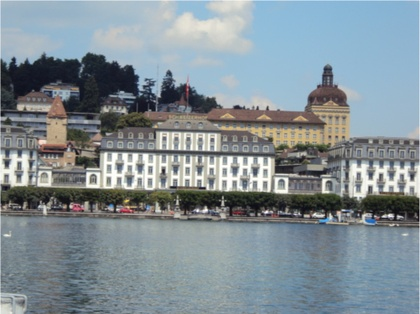
%> input picture Stitch Images/code/1.JPG, 420 x 314 px, shrunk from 501 x 375 before the run
$ octave --eval "result = get_feats(rgb2gray(imread('1.JPG')));"   (GNU Octave 9; MATLAB toolbox functions it lacks are replaced by stand-ins)
%> lines starting %> are read from the running program, lines starting %| are printed output that depends on the picture
### Stitch Images/code/harris.m
% HARRIS - Harris corner detector
%
% Usage:  [cim, r, c] = harris(im, sigma, thresh, radius, disp)
%
% Arguments:
%            im     - image to be processed.
%            sigma  - standard deviation of smoothing Gaussian. Typical
%                     values to use might be 1-3.
%            thresh - threshold (optional). Try a value ~1000.
%            radius - radius of region considered in non-maximal
%                     suppression (optional). Typical values to use might
%                     be 1-3.
%            disp   - optional flag (0 or 1) indicating whether you want
%                     to display corners overlayed on the original
%                     image. This can be useful for parameter tuning.
%
% Returns:
%            cim    - binary image marking corners.
%            r      - row coordinates of corner points.
%            c      - column coordinates of corner points.
%
% If thresh and radius are omitted from the argument list 'cim' is returned
% as a raw corner strength image and r and c are returned empty.

% Reference:
% C.G. Harris and M.J. Stephens. "A combined corner and edge detector",
% Proceedings Fourth Alvey Vision Conference, Manchester.
% pp 147-151, 1988.
%
% Author:
% Peter Kovesi
% Department of Computer Science & Software Engineering
% The University of Western Australia
% pk@cs.uwa.edu.au  www.cs.uwa.edu.au/~pk
%
% March 2002

function [cim, r, c] = harris(im, sigma, thresh, radius, disp)
%> called with sigma = 3, thresh = 1000, radius = 3, disp = 0

    error(nargchk(2,5,nargin));

    dx = [-1 0 1; -1 0 1; -1 0 1]; % Derivative masks
    dy = dx';

    Ix = conv2(im, dx, 'same');    % Image derivatives
    Iy = conv2(im, dy, 'same');

    % Generate Gaussian filter of size 6*sigma (+/- 3sigma) and of
    % minimum size 1x1.
    g = fspecial('gaussian',max(1,fix(6*sigma)), sigma);

    Ix2 = conv2(Ix.^2, g, 'same'); % Smoothed squared image derivatives
    Iy2 = conv2(Iy.^2, g, 'same');
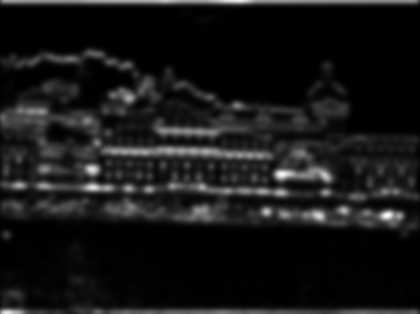
%> Iy2: size 314x420 double; min 0.305, max 62405, mean 5732.7; drawn with min black and max white
    Ixy = conv2(Ix.*Iy, g, 'same');
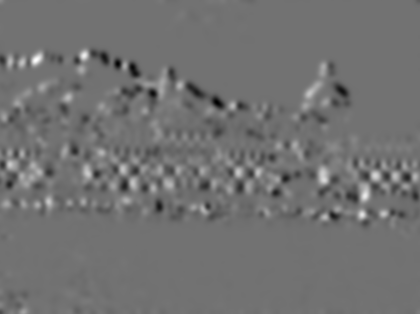
%> Ixy: size 314x420 double; min -8813.6, max 10854.5, mean -32.7; drawn with min black and max white

    cim = (Ix2.*Iy2 - Ixy.^2)./(Ix2 + Iy2 + eps); % Harris corner measure

    % Alternate Harris corner measure used by some.  Suggested that
    % k=0.04 - I find this a bit arbitrary and unsatisfactory.
%   cim = (Ix2.*Iy2 - Ixy.^2) - k*(Ix2 + Iy2).^2;

    if nargin > 2   % We should perform nonmaximal suppression and threshold

	% Extract local maxima by performing a grey scale morphological
	% dilation and then finding points in the corner strength image that
	% match the dilated image and are also greater than the threshold.
	sze = 2*radius+1;                   % Size of mask.
	mx = ordfilt2(cim,sze^2,ones(sze)); % Grey-scale dilate.
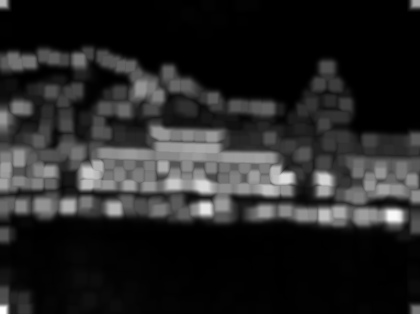
%> mx: size 314x420 double; min 0.373, max 17196.4, mean 2529.7; drawn with min black and max white
	cim = (cim==mx)&(cim>thresh);       % Find maxima.
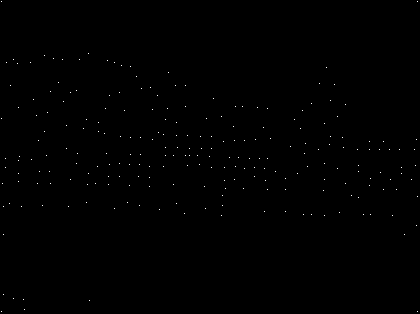
%> cim: size 314x420 logical; 0.18% white in thin lines or dots

	[r,c] = find(cim);                  % Find row,col coords.
%> r = 232 values from 2 to 312; c = 232 values from 2 to 418
%> in get_feats, `[r,c]=find(cim);`: r = 232 values from 2 to 312; c = 232 values from 2 to 418
%> in get_feats, `ra=r;`: ra = 232 values, max 312 at index 3, min 2 at index 1, mean 153.2
%> in get_feats, `circles=[c,r,ra];`: circles = 232 rows, first 12: [2 2 3; 2 119 3; 2 312 3; 3 184 3; 4 207 3; 4 235 3; 4 295 3; 6 159 3; 6 168 3; 7 63 3; 10 204 3; 11 86 3]

	if nargin==5 & disp      % overlay corners on original image
	    figure, imagesc(im), axis image, colormap(gray), hold on
	    plot(c,r,'ys'), title('corners detected');
	end

    else  % leave cim as a corner strength image and make r and c empty.
	r = []; c = [];
    end

### Stitch Images/code/find_sift.m
function sift_arr = find_sift(I, circles, enlarge_factor)
%> called with enlarge_factor = 1.5
%%
%% Compute non-rotation-invariant SIFT descriptors of a set of circles
%% I is the image
%% circles is an Nx3 array where N is the number of circles, where the
%%    first column is the x-coordinate, the second column is the y-coordinate,
%%    and the third column is the radius
%% enlarge_factor is by how much to enarge the radius of the circle before
%%    computing the descriptor (a factor of 1.5 or larger is usually necessary
%%    for best performance?
%% The output is an Nx128 array of SIFT descriptors
%%
%% Note that this code is not rotation-invariant, i.e., it does not attempt
%% to normalize the patches by rotating them so that the horizontal direction
%% is aligned with the dominant gradient orientation of the patch.
%%
%% (c) Lana Lazebnik
%%

if ndims(I) == 3
    I = im2double(rgb2gray(I));
else
    I = im2double(I);
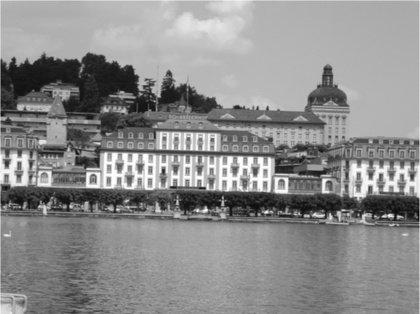
%> I: size 314x420 double; min 0.0314, max 1, mean 0.549
end


fprintf('Running find_sift\n');

% parameters (default SIFT size)
num_angles = 8;
num_bins = 4;
num_samples = num_bins * num_bins;
alpha = 9; % smoothing for orientation histogram

if nargin < 3
    enlarge_factor = 1.5;
end

angle_step = 2 * pi / num_angles;
angles = 0:angle_step:2*pi;
angles(num_angles+1) = []; % bin centers

[hgt wid] = size(I);
%> hgt = 314; wid = 420
num_pts = size(circles,1);
%> num_pts = 232

sift_arr = zeros(num_pts, num_samples * num_angles);
%> sift_arr: size 232x128 double; every value is 0

% edge image
sigma_edge = 1;


[G_X,G_Y]=gen_dgauss(sigma_edge);
I_X = filter2(G_X, I, 'same'); % vertical edges
I_Y = filter2(G_Y, I, 'same'); % horizontal edges
I_mag = sqrt(I_X.^2 + I_Y.^2); % gradient magnitude
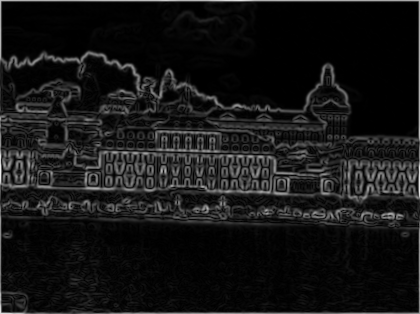
%> I_mag: size 314x420 double; min 3.41e-17, max 0.932, mean 0.0881
I_theta = atan2(I_Y,I_X);
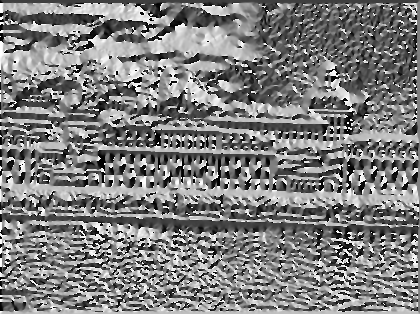
%> I_theta: size 314x420 double; min -3.14, max 3.14, mean -0.0143; drawn with min black and max white
I_theta(isnan(I_theta)) = 0; % necessary????

% make default grid of samples (centered at zero, width 2)
interval = 2/num_bins:2/num_bins:2;
interval = interval - (1/num_bins + 1);
[grid_x grid_y] = meshgrid(interval, interval);
grid_x = reshape(grid_x, [1 num_samples]);
grid_y = reshape(grid_y, [1 num_samples]);

% make orientation images
I_orientation = zeros(hgt, wid, num_angles);
% for each histogram angle
for a=1:num_angles
    % compute each orientation channel
%> the run ends on the next line
    tmp = cos(I_theta - angles(a)).^alpha;
    tmp = tmp .* (tmp > 0);

    % weight by magnitude
    I_orientation(:,:,a) = tmp .* I_mag;
end

% for all circles
for i=1:num_pts
    cx = circles(i,1);
    cy = circles(i,2);
    r = circles(i,3) * enlarge_factor;

    % find coordinates of sample points (bin centers)
    grid_x_t = grid_x * r + cx;
    grid_y_t = grid_y * r + cy;
    grid_res = grid_y_t(2) - grid_y_t(1);

    % find window of pixels that contributes to this descriptor
    x_lo = floor(max(cx - r - grid_res/2, 1));
    x_hi = ceil(min(cx + r + grid_res/2, wid));
    y_lo = floor(max(cy - r - grid_res/2, 1));
    y_hi = ceil(min(cy + r + grid_res/2, hgt));

    % find coordinates of pixels
    [grid_px, grid_py] = meshgrid(x_lo:x_hi,y_lo:y_hi);
    num_pix = numel(grid_px);
    grid_px = reshape(grid_px, [num_pix 1]);
    grid_py = reshape(grid_py, [num_pix 1]);

    % find (horiz, vert) distance between each pixel and each grid sample
    dist_px = abs(repmat(grid_px, [1 num_samples]) - repmat(grid_x_t, [num_pix 1]));
    dist_py = abs(repmat(grid_py, [1 num_samples]) - repmat(grid_y_t, [num_pix 1]));

    % find weight of contribution of each pixel to each bin
    weights_x = dist_px/grid_res;
    weights_x = (1 - weights_x) .* (weights_x <= 1);
    weights_y = dist_py/grid_res;
    weights_y = (1 - weights_y) .* (weights_y <= 1);
    weights = weights_x .* weights_y;

    % make sift descriptor
    curr_sift = zeros(num_angles, num_samples);
    for a = 1:num_angles
        tmp = reshape(I_orientation(y_lo:y_hi,x_lo:x_hi,a),[num_pix 1]);
        tmp = repmat(tmp, [1 num_samples]);
        curr_sift(a,:) = sum(tmp .* weights);
    end
    sift_arr(i,:) = reshape(curr_sift, [1 num_samples * num_angles]);

% [8 lines of commented-out code are left out]
end


%%
%% normalize the SIFT descriptors more or less as described in Lowe (2004)
%%
tmp = sqrt(sum(sift_arr.^2, 2));
normalize_ind = find(tmp > 1);

sift_arr_norm = sift_arr(normalize_ind,:);
sift_arr_norm = sift_arr_norm ./ repmat(tmp(normalize_ind,:), [1 size(sift_arr,2)]);

% suppress large gradients
sift_arr_norm(find(sift_arr_norm > 0.2)) = 0.2;

% finally, renormalize to unit length
tmp = sqrt(sum(sift_arr_norm.^2, 2));
sift_arr_norm = sift_arr_norm ./ repmat(tmp, [1 size(sift_arr,2)]);

sift_arr(normalize_ind,:) = sift_arr_norm;


function [GX,GY]=gen_dgauss(sigma)

f_wid = 4 * floor(sigma);
G = normpdf(-f_wid:f_wid,0,sigma);
G = G' * G;
[GX,GY] = gradient(G);

GX = GX * 2 ./ sum(sum(abs(GX)));
GY = GY * 2 ./ sum(sum(abs(GY)));

### Stitch Images/code/get_feats.m
 function [feats, x, y] = get_feats(img)

%%

	% Return an N x M matrix of features, along with the corresponding x,y
	% locations of the detected features.

	% N and M both depend on what method of feature detection you choose to use.
	% N = number of features found
	% M = feature vector length


        sigma=3;
        thresh=1000;
        radius=3;
        disp=0;
        cim=harris(img, sigma, thresh, radius, disp);
        [r,c]=find(cim);
         ra=r;
         ra(:)=3;
         circles=[c,r,ra];
         enlarge_factor=1.5;


         feats = find_sift(img, circles, enlarge_factor);
         x=c;
         y=r;


 end

$ run again, on Stitch Images/code/2.JPG
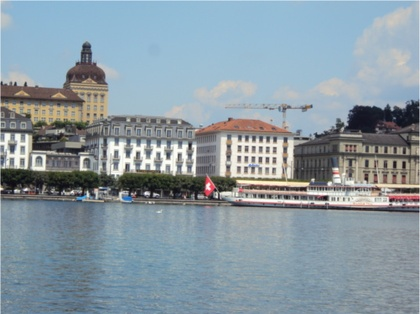
%> input picture Stitch Images/code/2.JPG, 420 x 314 px, shrunk from 501 x 375 before the run
%> in harris, `cim = (cim==mx)&(cim>thresh);`:
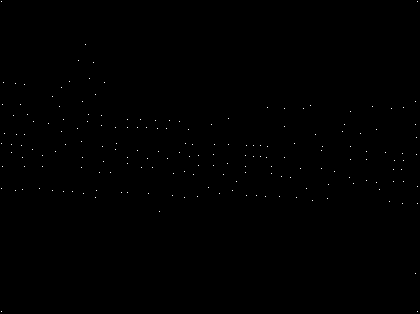
%> cim: size 314x420 logical; 0.14% white in thin lines or dots
%> in harris, `[r,c] = find(cim);`: r = 183 values from 2 to 312; c = 183 values from 2 to 418
%> in get_feats, `[r,c]=find(cim);`: r = 183 values from 2 to 312; c = 183 values from 2 to 418
%> ra = 183 values, max 312 at index 4, min 2 at index 1, mean 151.4
%> circles = 183 rows, first 12: [2 2 3; 2 144 3; 2 189 3; 2 312 3; 3 105 3; 3 167 3; 4 83 3; 5 134 3; 12 145 3; 12 153 3; 14 116 3; 16 84 3]
%> num_pts = 183
%> sift_arr: size 183x128 double; every value is 0
%> in find_sift, `I_theta = atan2(I_Y,I_X);`:
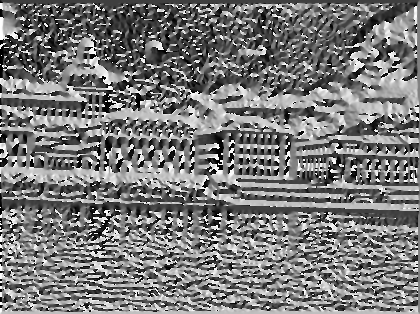
%> I_theta: size 314x420 double; min -3.14, max 3.14, mean -0.142; drawn with min black and max white

$ run again, on Stitch Images/code/3.JPG
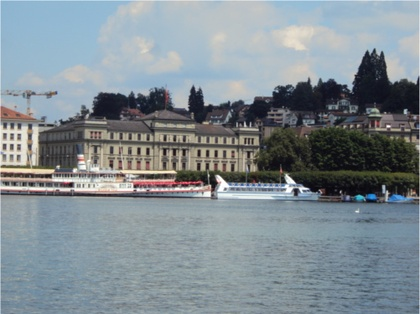
%> input picture Stitch Images/code/3.JPG, 420 x 314 px, shrunk from 501 x 375 before the run
%> in harris, `cim = (cim==mx)&(cim>thresh);`:
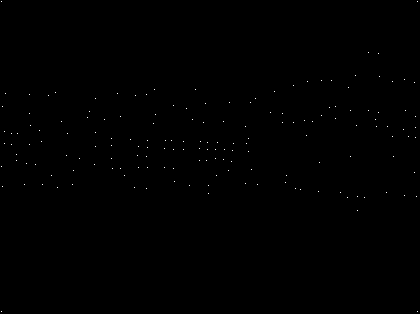
%> cim: size 314x420 logical; 0.13% white in thin lines or dots
%> in harris, `[r,c] = find(cim);`: r = 165 values from 2 to 312; c = 165 values from 2 to 418
%> in get_feats, `[r,c]=find(cim);`: r = 165 values from 2 to 312; c = 165 values from 2 to 418
%> ra = 165 values, max 312 at index 3, min 2 at index 1, mean 140.2
%> circles = 165 rows, first 12: [2 2 3; 2 167 3; 2 312 3; 3 107 3; 3 187 3; 5 132 3; 5 144 3; 6 94 3; 12 134 3; 12 145 3; 17 155 3; 17 161 3]
%> num_pts = 165
%> sift_arr: size 165x128 double; every value is 0
%> in find_sift, `I_theta = atan2(I_Y,I_X);`:
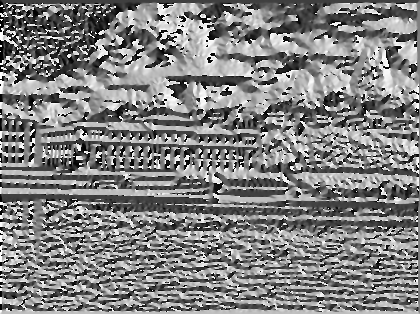
%> I_theta: size 314x420 double; min -3.14, max 3.14, mean 0.0532; drawn with min black and max white

$ run again, on Stitch Images/code/uttower_left.jpg
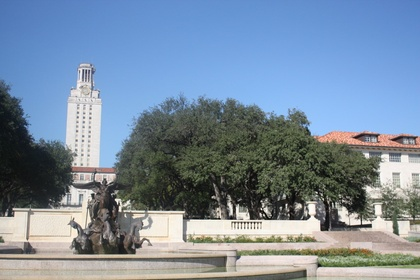
%> input picture Stitch Images/code/uttower_left.jpg, 420 x 280 px, shrunk from 1024 x 683 before the run
%> in harris, `[r,c] = find(cim);`: r = 181 values from 2 to 278; c = 181 values from 2 to 418
%> in get_feats, `[r,c]=find(cim);`: r = 181 values from 2 to 278; c = 181 values from 2 to 418
%> ra = 181 values, max 278 at index 4, min 2 at index 1, mean 187.8
%> circles = 181 rows, first 12: [2 2 3; 2 243 3; 2 259 3; 2 278 3; 8 91 3; 8 215 3; 12 97 3; 19 102 3; 24 117 3; 27 126 3; 27 241 3; 28 213 3]
%> num_pts = 181
%> sift_arr: size 181x128 double; every value is 0
%> in find_sift, `I_theta = atan2(I_Y,I_X);`:
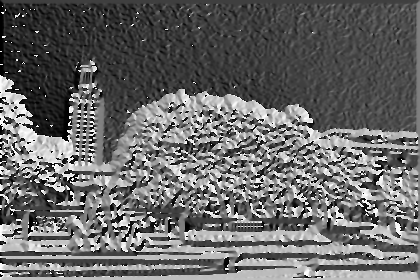
%> I_theta: size 280x420 double; min -3.14, max 3.14, mean -0.57; drawn with min black and max white
